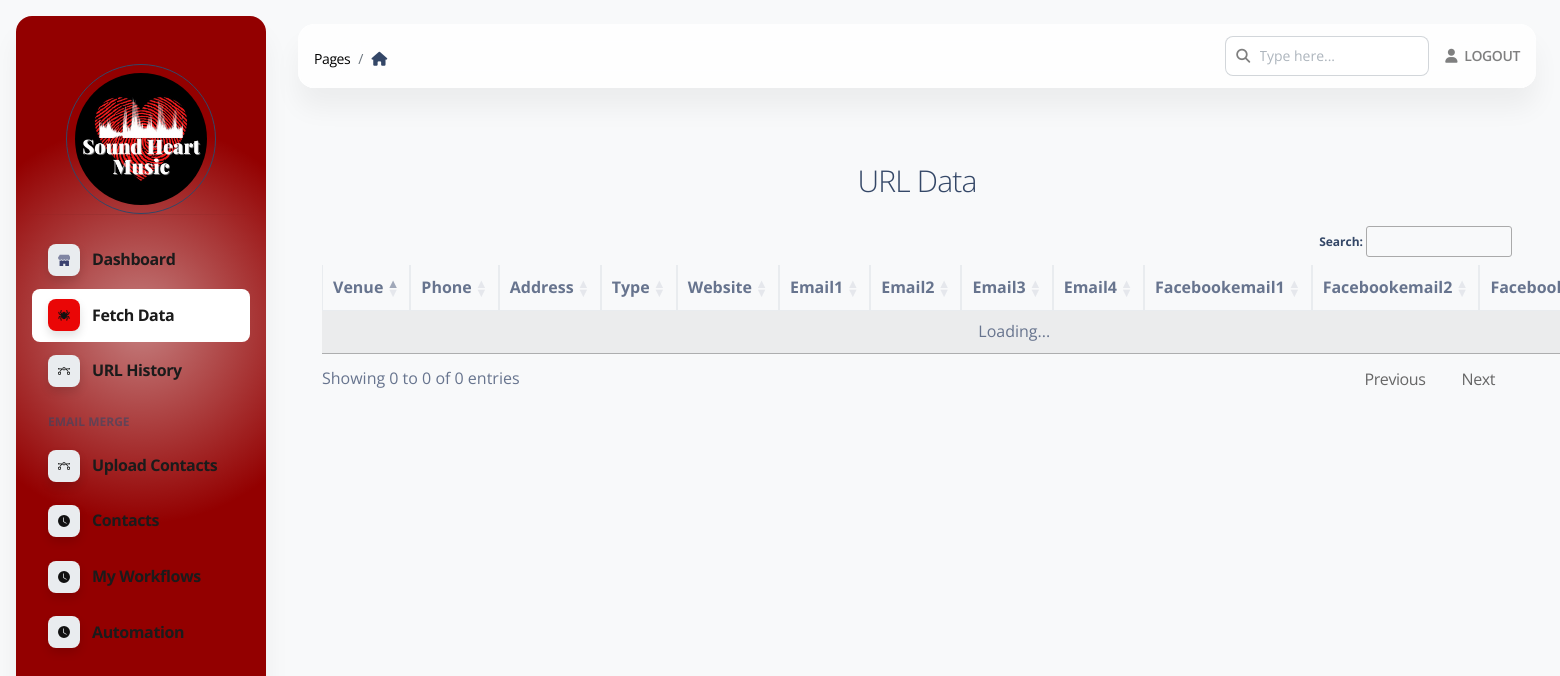
The app's page /url/view/3 (signed in), older data.
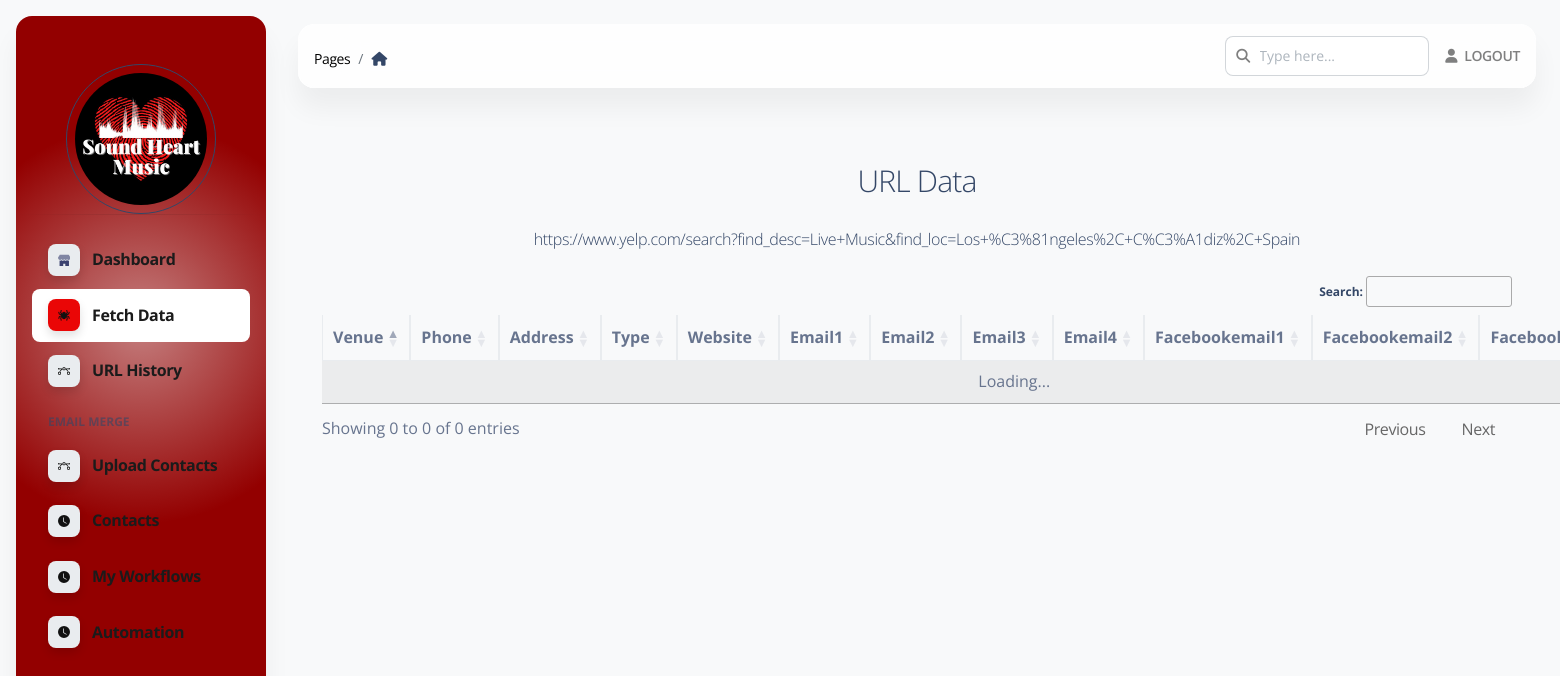
The same page, newer data.
### apps/models.py (models this page shows)
class Yelpurl(db.Model):
    id = db.Column(db.Integer, primary_key=True)
    name = db.Column(db.String(254))
    product_url = db.Column(db.String(1024))
    userid = db.Column(db.Integer)
    state = db.Column(db.String(20))
    create_datetime = db.Column(db.DateTime(), default=datetime.datetime.utcnow, index=True)

### apps/home/routes.py (the view)
@blueprint.route('/url/view/<int:id>', methods=['GET', 'POST'])
@login_required
def url_view(id):
    page_data = get_page_data()
    yelpurl = Yelpurl.query.get(id)
    return render_template('home/view_url_data.html', segment='url', API_GENERATOR=len(API_GENERATOR),
                           page_data=page_data,
                           current_url=yelpurl
                           )

### apps/__init__.py (called while the page is built)
def configure_database(app):
    with app.app_context():
        try:
            db.create_all()
        except Exception as e:
            print('> Error: DBMS Exception: ' + str(e) )
            basedir = os.path.abspath(os.path.dirname(__file__))
            app.config['SQLALCHEMY_DATABASE_URI'] = SQLALCHEMY_DATABASE_URI = 'sqlite:///' + os.path.join(basedir, 'db.sqlite3')
            print('> Fallback to SQLite ')
            db.create_all()
    @app.teardown_request
    def shutdown_session(exception=None):
        db.session.remove()

### apps/authentication/models.py (called while the page is built)
@login_manager.user_loader
def user_loader(id):
    return Users.query.filter_by(id=id).first()

### apps/home/routes.py (called while the page is built)
def get_all_filters():
    user_urls = Yelpurl.query.filter_by(userid=current_user.id).all()
    return user_urls

def get_all_notifications():
    user_urls = Yelpurl.query.filter_by(userid=current_user.id).all()
    return user_urls

def get_page_data():
    data_filter = get_all_filters()
    data_noti = get_all_notifications()
    page_data = {
        'total_filters': len(data_filter),
        'total_noti': len(data_noti)
    }
    return page_data

### apps/templates/home/view_url_data.html (shortened to what this page needs)
{% extends 'layouts/base.html' %}
{% block stylesheets %}
    <link rel="stylesheet" href="https://cdn.datatables.net/1.13.6/css/jquery.dataTables.min.css">
    <link rel="stylesheet" href="https://cdn.datatables.net/1.13.4/css/dataTables.bootstrap.min.css">
    <link rel="stylesheet" href="https://cdn.datatables.net/fixedheader/3.3.2/css/fixedHeader.bootstrap.min.css">
    <link rel="stylesheet" href="https://cdn.datatables.net/responsive/2.4.1/css/responsive.bootstrap.min.css">
    <link rel="stylesheet" href="https://cdn.datatables.net/buttons/2.4.1/css/buttons.bootstrap5.min.css">
{% endblock stylesheets %}
{% block content %}
    <div class="container-fluid py-4">
        <div class="container mt-5">
            <div class="card-header"><h3 class="text-center font-weight-light my-4">URL Data</h3></div>
            <p class="text-center font-weight-light my-4"><a
                    href="{{ current_url.product_url }}">{{ current_url.product_url }}</a></p>
            <div class="card-body">
                <table style="width:100%" id="filtersTable" class="table table-striped table-bordered nowrap">
                    <thead>
                    <tr>
                        <th>venue</th>
                        <th>phone</th>
                        <th>address</th>
                        <th>type</th>
                        <th>website</th>
                        <th>email1</th>
                        <th>email2</th>
                        <th>email3</th>
                        <th>email4</th>
                        <th>facebookemail1</th>
                        <th>facebookemail2</th>
                        <th>facebook</th>
                    </tr>
                    </thead>
                    <tbody>
                    </tbody>
                </table>
            </div>
        </div>
        {% include "includes/footer.html" %}
    </div>
{% endblock content %}

### apps/templates/layouts/base.html (shortened to what this page needs)
<!DOCTYPE html>
<html lang="en">
<head>
    <link href="{{ config.ASSETS_ROOT }}/css/nucleo-icons.css" rel="stylesheet"/>
    <link href="{{ config.ASSETS_ROOT }}/css/nucleo-svg.css" rel="stylesheet"/>
    <link href="{{ config.ASSETS_ROOT }}/css/nucleo-svg.css" rel="stylesheet"/>
    <link id="pagestyle" href="{{ config.ASSETS_ROOT }}/css/soft-ui-dashboard.css?v=1.0.6" rel="stylesheet"/>
    <link id="pagestyle_dark" href="{{ config.ASSETS_ROOT }}/css/dark-theme-core.css" rel="stylesheet"/>
    {% block stylesheets %}{% endblock stylesheets %}
</head>
<body class="g-sidenav-show  bg-gray-100">
{% include "includes/sidebar.html" %}
<main class="main-content position-relative max-height-vh-100 h-100 border-radius-lg ">
    {% include "includes/navigation.html" %}
    {% block content %}{% endblock content %}
</main>
</body>
</html>

### apps/templates/includes/sidebar.html (shortened to what this page needs)
<aside style="background-image: radial-gradient(200px circle at 50% 40%, rgb(139 0 0 / 50%) 0, #930000 100%)"
       class="sidenav navbar navbar-vertical navbar-expand-xs border-0 border-radius-xl my-3 fixed-start ms-3 ps bg-white" id="sidenav-main" data-color="danger">
    <div class="d-flex justify-content-center align-items-center mt-5">
        <div class="rounded-circle border border-dark p-2" style="width: 150px; height: 150px;">
            <img src="{{ config.ASSETS_ROOT }}/img/logo.jpeg" alt="main_logo" class="w-100 h-100 rounded-circle">
        </div>
    </div>
    <hr class="horizontal dark mt-0">
    <div class="collapse navbar-collapse  w-auto " id="sidenav-collapse-main">
        <ul  class="navbar-nav">
            <li  class="nav-item">
                <a style="color:#1b1b1b !important;font-size: 16px;font-weight: bold;" class="text-bold nav-link {% if 'index' in segment %} active {% endif %}" href="/home">
                    <div class="icon icon-shape icon-sm shadow border-radius-md bg-white text-center me-2 d-flex align-items-center justify-content-center">
                    </div>
                    <span class="nav-link-text ms-1">Dashboard</span>
                </a>
            </li>
            <li  class="nav-item">
                <a style="color:#1b1b1b !important;font-size: 16px;font-weight: bold;" class="nav-link {% if 'url' in segment %} active {% endif %}" href="/url">
                    <div class="icon icon-shape icon-sm shadow border-radius-md bg-white text-center me-2 d-flex align-items-center justify-content-center">
                    </div>
                    <span class="nav-link-text ms-1">Fetch Data </span>
                </a>
            </li>
            <li class="nav-item">
                <a style="color:#1b1b1b !important;font-size: 16px;font-weight: bold;" class="nav-link {% if 'history' in segment %} active {% endif %}" href="/history">
                    <div class="icon icon-shape icon-sm shadow border-radius-md bg-white text-center me-2 d-flex align-items-center justify-content-center">
                    </div>
                    <span class="nav-link-text ms-1">URL History</span>
                </a>
            </li>
            {%if current_user.role == "premium" %}
                <li class="nav-item mt-3">
                    <h6 class="ps-4 ms-2 text-uppercase text-xs font-weight-bolder opacity-6">Email Merge</h6>
                </li>
                {%if current_user.nylas_access_token %}
                    <li class="nav-item">
                        <a style="color:#1b1b1b !important;font-size: 16px;font-weight: bold;" class="nav-link {% if 'upload_contact' in segment %} active {% endif %}" href="/upload_contact">
                            <div class="icon icon-shape icon-sm shadow border-radius-md bg-white text-center me-2 d-flex align-items-center justify-content-center">
                            </div>
                            <span class="nav-link-text ms-1">Upload Contacts</span>
                        </a>
                    </li>
                    <li class="nav-item">
                        <a style="color:#1b1b1b !important;font-size: 16px;font-weight: bold;" class="nav-link {% if 'contacts' in segment %} active {% endif %}" href="/contacts">
                            <div class="icon icon-shape icon-sm shadow border-radius-md bg-white text-center me-2 d-flex align-items-center justify-content-center">
                                <svg xmlns="http://www.w3.org/2000/svg" width="16" height="16" fill="currentColor"
                                    class="bi bi-clock-fill" viewBox="0 0 16 16">
                                    <path d="M16 8A8 8 0 1 1 0 8a8 8 0 0 1 16 0zM8 3.5a.5.5 0 0 0-1 0V9a.5.5 0 0 0 .252.434l3.5 2a.5.5 0 0 0 .496-.868L8 8.71V3.5z"/>
                                </svg>
                            </div>
                            <span class="nav-link-text ms-1">Contacts</span>
                        </a>
                    </li>
                    <li class="nav-item">
                        <a style="color:#1b1b1b !important;font-size: 16px;font-weight: bold;" class="nav-link {% if 'myworkflow' in segment %} active {% endif %}" href="/myworkflow">
                            <div class="icon icon-shape icon-sm shadow border-radius-md bg-white text-center me-2 d-flex align-items-center justify-content-center">
                                <svg xmlns="http://www.w3.org/2000/svg" width="16" height="16" fill="currentColor"
                                    class="bi bi-clock-fill" viewBox="0 0 16 16">
                                    <path d="M16 8A8 8 0 1 1 0 8a8 8 0 0 1 16 0zM8 3.5a.5.5 0 0 0-1 0V9a.5.5 0 0 0 .252.434l3.5 2a.5.5 0 0 0 .496-.868L8 8.71V3.5z"/>
                                </svg>
                            </div>
                            <span class="nav-link-text ms-1">My Workflows</span>
                        </a>
                    </li>
                    <li class="nav-item">
                        <a style="color:#1b1b1b !important;font-size: 16px;font-weight: bold;" class="nav-link {% if 'automation' in segment %} active {% endif %}" href="/automation">
                            <div class="icon icon-shape icon-sm shadow border-radius-md bg-white text-center me-2 d-flex align-items-center justify-content-center">
                                <svg xmlns="http://www.w3.org/2000/svg" width="16" height="16" fill="currentColor"
                                    class="bi bi-clock-fill" viewBox="0 0 16 16">
                                    <path d="M16 8A8 8 0 1 1 0 8a8 8 0 0 1 16 0zM8 3.5a.5.5 0 0 0-1 0V9a.5.5 0 0 0 .252.434l3.5 2a.5.5 0 0 0 .496-.868L8 8.71V3.5z"/>
                                </svg>
                            </div>
                            <span class="nav-link-text ms-1">Automation</span>
                        </a>
                    </li>
                {% endif %}
            {% endif %}
        </ul>
    </div>
</aside>

### apps/templates/includes/navigation.html (shortened to what this page needs)
<nav style="opacity: 1 !important;" class="navbar  navbar-main navbar-expand-lg px-0 mx-4 shadow-none border-radius-xl position-sticky blur shadow-blur mt-4 left-auto top-1 z-index-sticky"
     id="navbarBlur" navbar-scroll="true">
    <div class="container-fluid py-1 px-3">
        <nav aria-label="breadcrumb">
            <ol  class="breadcrumb bg-transparent mb-0 pb-0 pt-1 px-0 me-sm-6 me-5">
                <li  class="breadcrumb-item text-sm"><a style="color: black !important; opacity: 1 !important;" class="opacity-5 text-dark" href="javascript:;">Pages</a></li>
                <li class="breadcrumb-item text-sm text-dark active" aria-current="page">
                    <i class="fa fa-home me-1"></i>
                </li>
            </ol>
        </nav>
        <div class="collapse navbar-collapse mt-sm-0 mt-2 me-md-0 me-sm-4" id="navbar">
            <div class="ms-md-auto pe-md-3 d-flex align-items-center">
                <div class="input-group">
                    <span class="input-group-text text-body text-bold text-black-50"><i class="fas fa-search" aria-hidden="true"></i></span>
                    <input type="text" class="form-control" placeholder="Type here...">
                </div>
            </div>
            <ul class="navbar-nav  justify-content-end">
                <li class="nav-item d-flex align-items-center">
                    <a href="{{ url_for('authentication_blueprint.logout') }}"
                       class="nav-link text-body font-weight-bold px-0">
                        <i class="fa fa-user me-sm-1 text-bold text-black-50"></i>
                        <span class="d-sm-inline d-none text-bold text-black-50">LOGOUT</span>
                    </a>
                </li>
            </ul>
        </div>
    </div>
</nav>

### apps/templates/includes/footer.html (shortened to what this page needs)
<footer class="footer pt-3  ">
  </footer>

### apps/static/assets/css/nucleo-svg.css (style rules this page uses)
.icon { display: inline-block; color: #111111; height: 1em; width: 1em; }
.icon-sm { height: 0.8em; width: 0.8em; }
.icon { fill: currentColor; stroke: none; }

### apps/static/assets/css/dark-theme-core.css (style rules this page uses)
body { transition: background-color 200ms ease-in; }

Row changes from the older to the newer data that the page shows:
added Yelpurl: product_url "https://www.yelp.com/search?find_desc=Live+Music&find_loc=Los+%C3%81ngeles%2C+C%C3%A1diz%2C+Spain"
